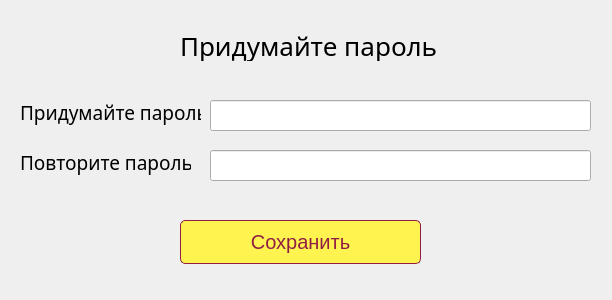
<?xml version="1.0" encoding="UTF-8"?>
<ui version="4.0">
 <class>SetPasswordWindow</class>
 <widget class="QWidget" name="SetPasswordWindow">
  <property name="geometry">
   <rect>
    <x>0</x>
    <y>0</y>
    <width>612</width>
    <height>300</height>
   </rect>
  </property>
  <property name="windowTitle">
   <string>Придумайте пароль</string>
  </property>
  <widget class="QLabel" name="label_4">
   <property name="geometry">
    <rect>
     <x>20</x>
     <y>100</y>
     <width>181</width>
     <height>25</height>
    </rect>
   </property>
   <property name="styleSheet">
    <string notr="true">QLabel {font-family: Yu Gothic UI Semibold;
font-size: 19px;}</string>
   </property>
   <property name="text">
    <string>Придумайте пароль</string>
   </property>
  </widget>
  <widget class="QLabel" name="label_3">
   <property name="geometry">
    <rect>
     <x>180</x>
     <y>30</y>
     <width>261</width>
     <height>31</height>
    </rect>
   </property>
   <property name="styleSheet">
    <string notr="true">font-family: Yu Gothic UI Semibold;
font-size: 26px;</string>
   </property>
   <property name="text">
    <string>Придумайте пароль</string>
   </property>
  </widget>
  <widget class="QLineEdit" name="create_password_line">
   <property name="geometry">
    <rect>
     <x>210</x>
     <y>100</y>
     <width>381</width>
     <height>31</height>
    </rect>
   </property>
   <property name="sizePolicy">
    <sizepolicy hsizetype="Expanding" vsizetype="Expanding">
     <horstretch>0</horstretch>
     <verstretch>0</verstretch>
    </sizepolicy>
   </property>
   <property name="echoMode">
    <enum>QLineEdit::Password</enum>
   </property>
  </widget>
  <widget class="QPushButton" name="set_password_btn">
   <property name="geometry">
    <rect>
     <x>180</x>
     <y>220</y>
     <width>241</width>
     <height>44</height>
    </rect>
   </property>
   <property name="styleSheet">
    <string notr="true">QPushButton {font-family:Yu Gothic UI ;
					font-size: 20px;
					background-color: #FFF44F;
					border: 1px solid #911E42;
					border-radius: 5px;
					color: #911E42;
					position: relative;
					box-sizing: border-box;
					transition: all 700ms ease;}

QPushButton:hover {
	background: #911E42;
	color: #FFF44F;
	box-shadow: inset 0 0 0 3px #b84642;
}</string>
   </property>
   <property name="text">
    <string>Сохранить</string>
   </property>
  </widget>
  <widget class="QLabel" name="label_5">
   <property name="geometry">
    <rect>
     <x>20</x>
     <y>150</y>
     <width>171</width>
     <height>25</height>
    </rect>
   </property>
   <property name="styleSheet">
    <string notr="true">QLabel {font-family: Yu Gothic UI Semibold;
font-size: 19px;}</string>
   </property>
   <property name="text">
    <string>Повторите пароль</string>
   </property>
  </widget>
  <widget class="QLineEdit" name="repeat_password_line">
   <property name="geometry">
    <rect>
     <x>210</x>
     <y>150</y>
     <width>381</width>
     <height>31</height>
    </rect>
   </property>
   <property name="sizePolicy">
    <sizepolicy hsizetype="Expanding" vsizetype="Expanding">
     <horstretch>0</horstretch>
     <verstretch>0</verstretch>
    </sizepolicy>
   </property>
   <property name="echoMode">
    <enum>QLineEdit::Password</enum>
   </property>
  </widget>
 </widget>
 <resources/>
 <connections/>
</ui>
